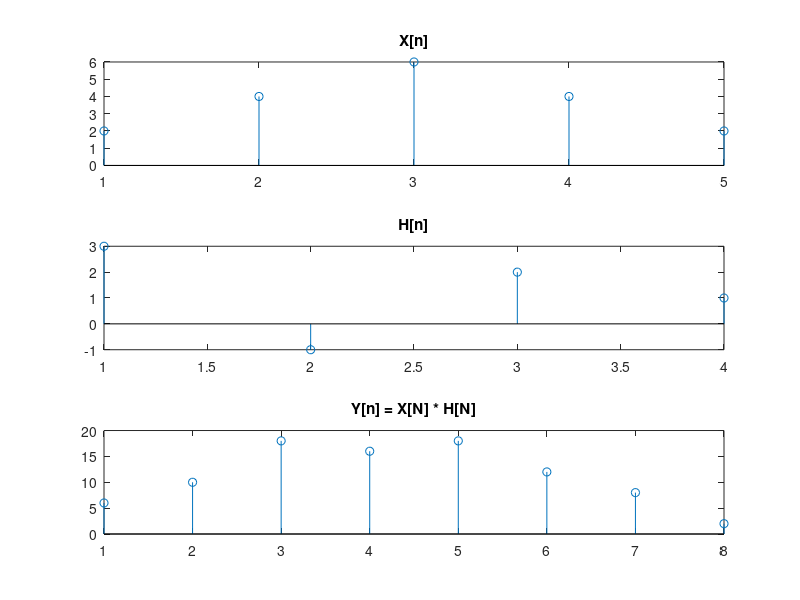

This chart was generated by the following MATLAB code: (Note: this script raises an error after producing the figure.)
%% Cleaning window
clear all;
close all;
clc;
%%
Fs = 1000;           % Sampling frequency (Hz)
Ts = 1/Fs;           % Sampling period (seconds)
signal_start = 0;
signal_end = 1-Ts;
t = signal_start : Ts : signal_end;
%%
f1 = 400;
w1 = 2 * pi * f1;
x = cos(w1 * t);
x_normalized = x/(max(abs(x)));
%%
%figure(1);
%grid on;
%plot(t,x);     % plot x(t)
title('Signal in Time Domain x(t)');
ylabel('Amplitude');
xlabel('Time (sec)');
%% Convolution
x = [2 4 6 4 2];
subplot(3, 1, 1), stem(x), title('X[n]')
h = [3 -1 2 1];
subplot(3, 1, 2), stem(h), title('H[n]')
y = conv(x, h);
subplot(3, 1, 3), stem(y), title('Y[n] = X[N] * H[N]')



%%
filename = 'Audio_of_Signal_x(t).wav';  %generate 2 sec audio file 
%audiowrite(filename, x_normalized, Fs);
%% Audio parameters
audio_Fs = 44100;                       % 44.1KHz
audio_nBits = 24;                       % n = 8-bits, 2^8 = 256 levels
audio_NumChannels = 2;                  % Sterio 2-channels
audio_record_duration = 3;              % time in seconds

audio_voice_record = audiorecorder(audio_Fs, audio_nBits, audio_NumChannels);
%% Recording audio
disp('Recording started!')
recordblocking(audio_voice_record, audio_record_duration);
disp('Recording stopped!')
%% Playing audio
play(audio_voice_record);
%% Store audio file
audio_filename = 'my_voice.mp3';
audio_data = getaudiodata(audio_voice_record);
plot(audio_data);
%audiowrite(audio_filename, )
%% Upsampling
audio_upsample_factor = 2;
audio_upsampled = upsample(audio_data, audio_upsample_factor);
plot(audio_upsampled);
disp('Playing upsampled version!')
soundsc(audio_upsampled, audio_Fs);
%% Downsampling
audio_downsample_factor = 2;
audio_downsampled = downsample(audio_data, audio_downsample_factor);
plot(audio_downsampled);
disp('Playing downsampled version!')
soundsc(audio_downsampled, audio_Fs);
